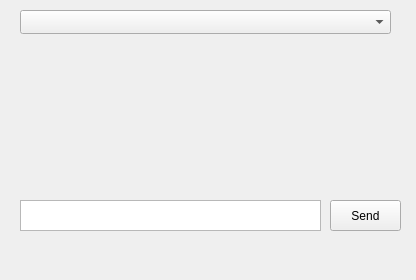
<?xml version="1.0" encoding="UTF-8"?>
<ui version="4.0">
 <class>newmessage</class>
 <widget class="QMainWindow" name="newmessage">
  <property name="geometry">
   <rect>
    <x>0</x>
    <y>0</y>
    <width>416</width>
    <height>280</height>
   </rect>
  </property>
  <property name="windowTitle">
   <string>MainWindow</string>
  </property>
  <widget class="QWidget" name="centralwidget">
   <widget class="QComboBox" name="comboBox">
    <property name="geometry">
     <rect>
      <x>20</x>
      <y>10</y>
      <width>371</width>
      <height>24</height>
     </rect>
    </property>
    <property name="placeholderText">
     <string>Select User ID</string>
    </property>
   </widget>
   <widget class="QPushButton" name="pushButton">
    <property name="geometry">
     <rect>
      <x>330</x>
      <y>200</y>
      <width>71</width>
      <height>31</height>
     </rect>
    </property>
    <property name="text">
     <string>Send</string>
    </property>
   </widget>
   <widget class="QTextEdit" name="textEdit">
    <property name="geometry">
     <rect>
      <x>20</x>
      <y>200</y>
      <width>301</width>
      <height>31</height>
     </rect>
    </property>
    <property name="font">
     <font>
      <pointsize>10</pointsize>
     </font>
    </property>
   </widget>
  </widget>
  <widget class="QMenuBar" name="menubar">
   <property name="geometry">
    <rect>
     <x>0</x>
     <y>0</y>
     <width>416</width>
     <height>21</height>
    </rect>
   </property>
  </widget>
 </widget>
 <resources/>
 <connections/>
</ui>
